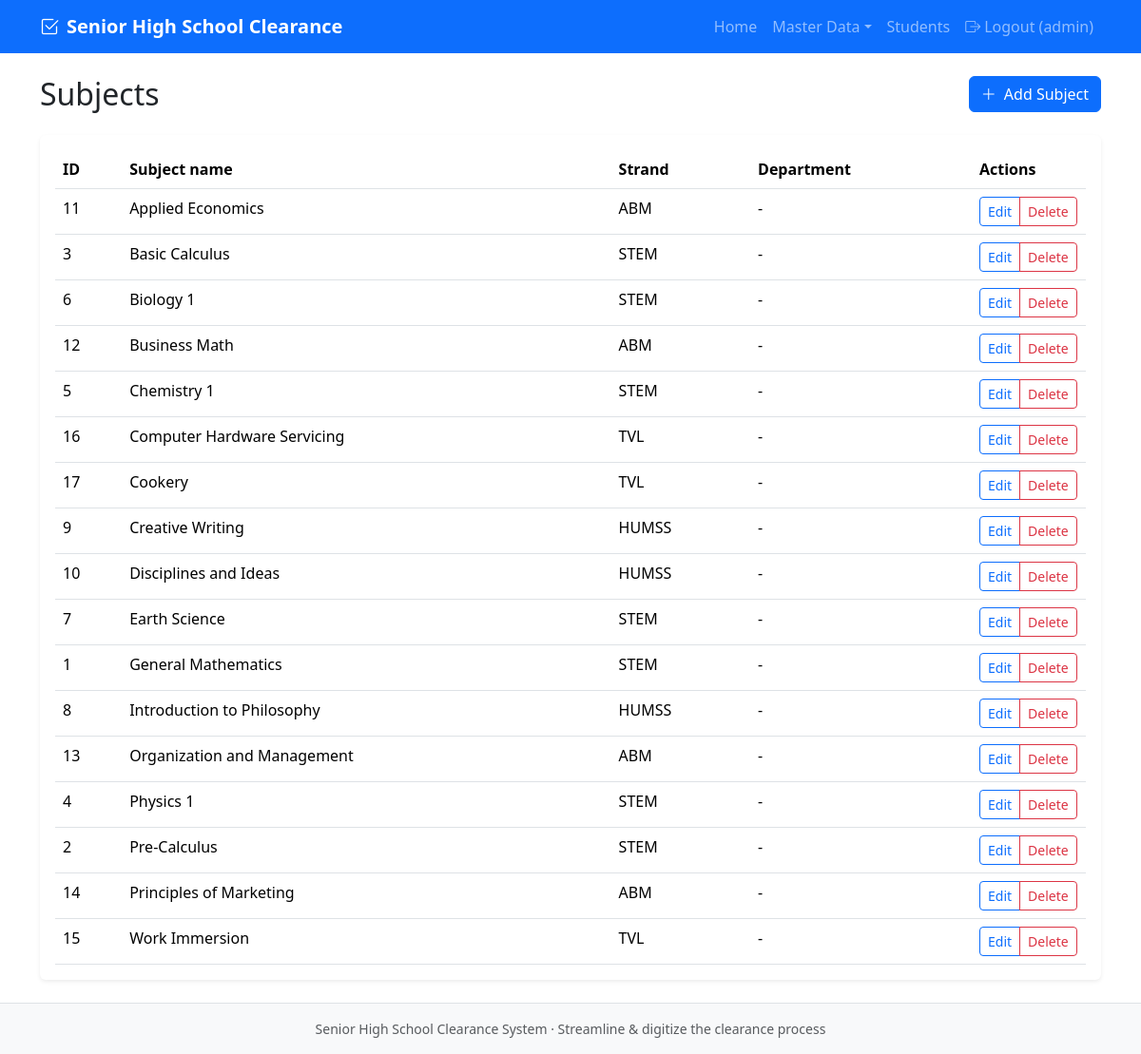
Page /admin/subjects/index.php (signed in) on the committed database.
### tables this page shows
CREATE TABLE users (
    user_id INT AUTO_INCREMENT PRIMARY KEY,
    username VARCHAR(80) NOT NULL UNIQUE,
    password_hash VARCHAR(255) NOT NULL,
    role ENUM('student', 'teacher', 'admin') NOT NULL,
    reference_id VARCHAR(20) DEFAULT NULL COMMENT 'LRN for student, teacher_id for teacher, NULL for admin',
    created_at TIMESTAMP DEFAULT CURRENT_TIMESTAMP,
    CONSTRAINT chk_reference CHECK (
        (role = 'admin' AND reference_id IS NULL) OR
        (role IN ('student', 'teacher') AND reference_id IS NOT NULL AND reference_id != '')
    )
);

CREATE TABLE subjects (
    subject_id INT AUTO_INCREMENT PRIMARY KEY,
    subject_name VARCHAR(100) NOT NULL,
    strand VARCHAR(50) NOT NULL,
    strand_id INT DEFAULT NULL,
    department_id INT NOT NULL,
    FOREIGN KEY (department_id) REFERENCES departments(department_id) ON DELETE RESTRICT,
    FOREIGN KEY (strand_id) REFERENCES strands(strand_id) ON DELETE SET NULL
);

### includes/auth.php (called while the page is built, shortened)
<?php
function getCurrentUser() {
    $pdo = getDB();
    $stmt = $pdo->prepare('SELECT user_id, username, role, reference_id, created_at FROM users WHERE user_id = ?');
    $stmt->execute([$_SESSION['user_id']]);
    $user = $stmt->fetch();
    return $user ?: null;
}

### admin/subjects/index.php (the view, shortened to what this page needs)
<?php
require_once __DIR__ . '/../../includes/auth.php';
$pdo = getDB();
$stmt = $pdo->query("
    SELECT s.subject_id, s.subject_name, s.strand, s.department_id, d.department_name
    FROM subjects s
    LEFT JOIN departments d ON d.department_id = s.department_id
    ORDER BY s.subject_name
");
$rows = $stmt->fetchAll();
require_once __DIR__ . '/../../includes/header.php';
?>
<div class="d-flex justify-content-between align-items-center mb-4">
    <h1 class="h2 mb-0">Subjects</h1>
    <a href="create.php" class="btn btn-primary"><i class="bi bi-plus-lg me-1"></i> Add Subject</a>
</div>
<div class="card">
    <div class="card-body">
        <?php if (empty($rows)): ?>
            <p class="text-muted mb-0">No subjects yet. <a href="create.php">Add one</a>.</p>
        <?php else: ?>
            <div class="table-responsive">
                <table class="table table-hover mb-0">
                    <thead>
                        <tr>
                            <th>ID</th>
                            <th>Subject name</th>
                            <th>Strand</th>
                            <th>Department</th>
                            <th width="120">Actions</th>
                        </tr>
                    </thead>
                    <tbody>
                        <?php foreach ($rows as $r): ?>
                            <tr>
                                <td><?php echo (int)$r['subject_id']; ?></td>
                                <td><?php echo htmlspecialchars($r['subject_name']); ?></td>
                                <td><?php echo htmlspecialchars($r['strand']); ?></td>
                                <td><?php echo htmlspecialchars($r['department_name'] ?? '-'); ?></td>
                                <td>
                                    <div class="btn-group btn-group-sm">
                                        <a href="edit.php?id=<?php echo (int)$r['subject_id']; ?>" class="btn btn-outline-primary">Edit</a>
                                        <a href="delete.php?id=<?php echo (int)$r['subject_id']; ?>" class="btn btn-outline-danger" onclick="return confirm('Delete this subject?');">Delete</a>
                                    </div>
                                </td>
                            </tr>
                        <?php endforeach; ?>
                    </tbody>
                </table>
            </div>
        <?php endif; ?>
    </div>
</div>
<?php require_once __DIR__ . '/../../includes/footer.php'; ?>

### includes/header.php (shortened to what this page needs)
<?php
$base = rtrim(WEB_BASE, '/');
require_once __DIR__ . '/auth.php';
$currentUser = getCurrentUser();
?>
<!DOCTYPE html>
<html lang="en">
<head>
    <link href="<?php echo $base; ?>/assets/bootstrap/css/bootstrap.min.css" rel="stylesheet">
    <link href="<?php echo $base; ?>/assets/bootstrap-icons/font/bootstrap-icons.css" rel="stylesheet">
    <link href="<?php echo $base; ?>/assets/css/style.css" rel="stylesheet">
    <link href="<?php echo $base; ?>/assets/css/admin-cards.css" rel="stylesheet">
</head>
<body class="d-flex flex-column min-vh-100">
    <nav class="navbar navbar-expand-lg navbar-dark bg-primary">
        <div class="container">
            <a class="navbar-brand fw-bold" href="<?php echo $base; ?>/public/index.php">
                <i class="bi bi-check2-square me-2"></i>Senior High School Clearance
            </a>
            <div class="collapse navbar-collapse" id="navbarNav">
                <ul class="navbar-nav ms-auto">
                    <?php if ($currentUser): ?>
                        <li class="nav-item"><a class="nav-link" href="<?php echo $base; ?>/public/index.php">Home</a></li>
                        <?php if ($currentUser['role'] === 'student'): ?>
                            <li class="nav-item"><a class="nav-link" href="<?php echo $base; ?>/student/my_clearance.php">My Clearance</a></li>
                        <?php elseif ($currentUser['role'] === 'teacher'): ?>
                        <?php else: ?>
                            <li class="nav-item dropdown">
                                <a class="nav-link dropdown-toggle" href="#" data-bs-toggle="dropdown">Master Data</a>
                            </li>
                            <li class="nav-item"><a class="nav-link" href="<?php echo $base; ?>/admin/students/index.php">Students</a></li>
                        <?php endif; ?>
                        <li class="nav-item"><a class="nav-link" href="<?php echo $base; ?>/public/logout.php"><i class="bi bi-box-arrow-right me-1"></i>Logout (<?php echo htmlspecialchars($currentUser['username']); ?>)</a></li>
                    <?php endif; ?>
                </ul>
            </div>
        </div>
    </nav>
    <main class="container flex-grow-1 py-4">

### assets/css/style.css (style rules this page uses)
:root { --gradline-primary: #0d6efd; --gradline-success: #198754; --gradline-pending: #ffc107; }
body { font-family: 'Segoe UI', system-ui, sans-serif; }
.card { box-shadow: 0 0.125rem 0.25rem rgba(0, 0, 0, 0.075); border: none; }
.table th { font-weight: 600; }
.btn-group-sm .btn { padding: 0.25rem 0.5rem; }

### rows in the picture
users: username "admin"
subjects: subject_id "11", subject_name "Applied Economics", strand "ABM", department_name "-"
subjects: subject_id "3", subject_name "Basic Calculus", strand "STEM", department_name "-"
subjects: subject_id "6", subject_name "Biology 1", strand "STEM", department_name "-"
subjects: subject_id "12", subject_name "Business Math", strand "ABM", department_name "-"
subjects: subject_id "5", subject_name "Chemistry 1", strand "STEM", department_name "-"
subjects: subject_id "16", subject_name "Computer Hardware Servicing", strand "TVL", department_name "-"
subjects: subject_id "17", subject_name "Cookery", strand "TVL", department_name "-"
subjects: subject_id "9", subject_name "Creative Writing", strand "HUMSS", department_name "-"
subjects: subject_id "10", subject_name "Disciplines and Ideas", strand "HUMSS", department_name "-"
subjects: subject_id "7", subject_name "Earth Science", strand "STEM", department_name "-"
subjects: subject_id "1", subject_name "General Mathematics", strand "STEM", department_name "-"
subjects: subject_id "8", subject_name "Introduction to Philosophy", strand "HUMSS", department_name "-"
subjects: subject_id "13", subject_name "Organization and Management", strand "ABM", department_name "-"
subjects: subject_id "4", subject_name "Physics 1", strand "STEM", department_name "-"
subjects: subject_id "2", subject_name "Pre-Calculus", strand "STEM", department_name "-"
subjects: subject_id "14", subject_name "Principles of Marketing", strand "ABM", department_name "-"
subjects: subject_id "15", subject_name "Work Immersion", strand "TVL", department_name "-"
